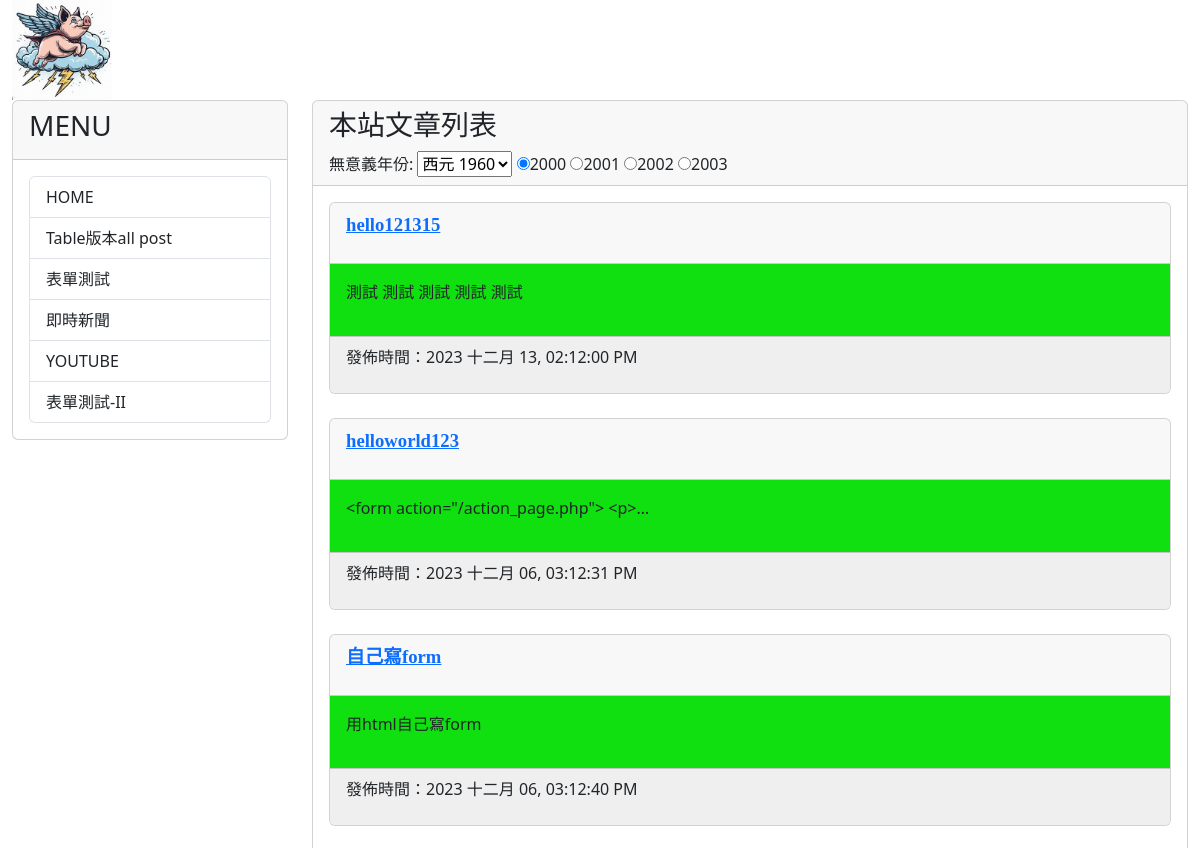
/ (upper part), run on an earlier commit of the app's database.
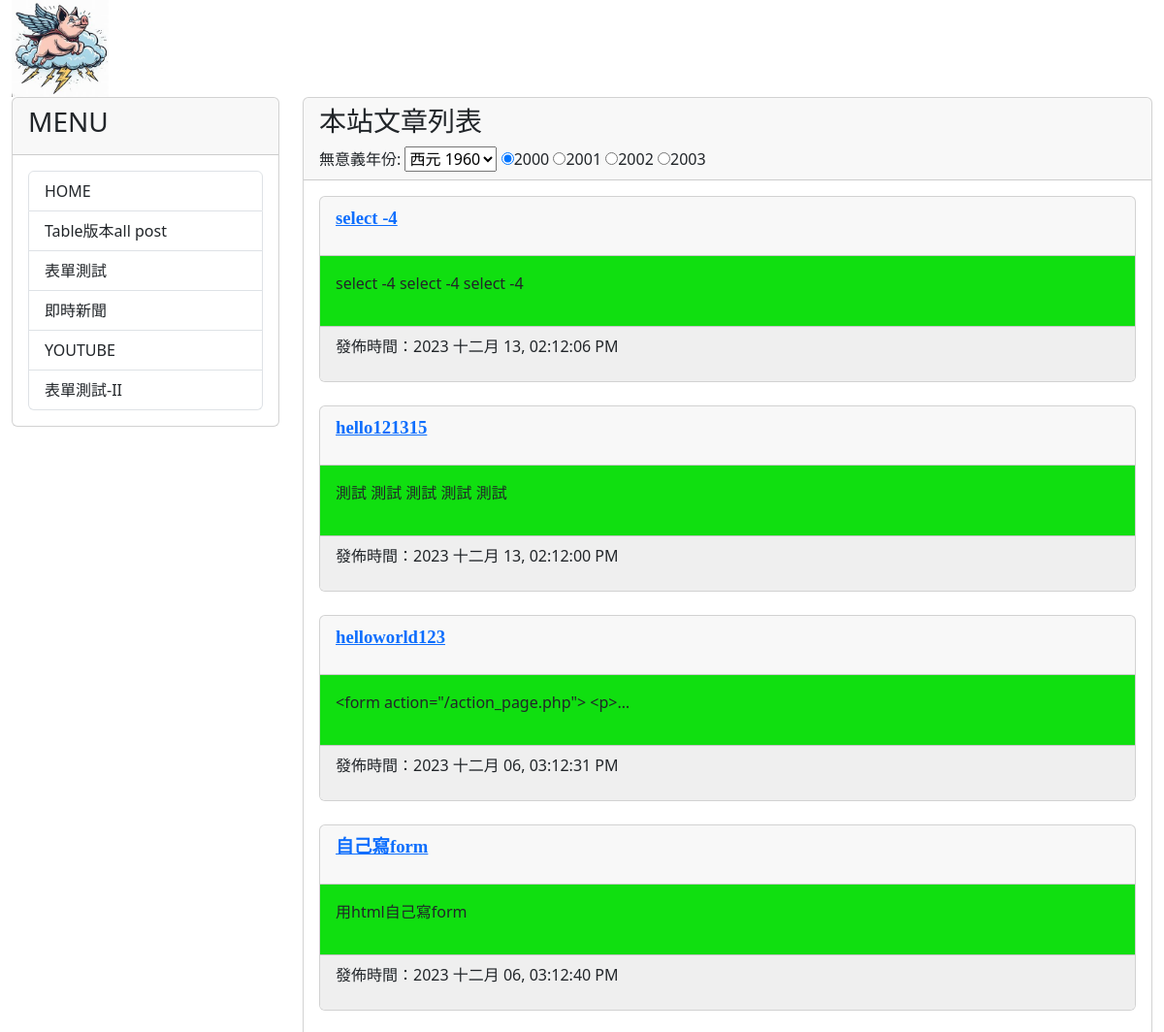
And on a later commit of the database.
### mysite/models.py (models this page shows, shortened)
class Post(models.Model):
    title = models.CharField(max_length = 200)
    slug = models.CharField(max_length = 200)
    body = models.TextField()
    category = models.TextField(null=True)
    pub_date = models.DateTimeField(auto_now_add=True)
    class Meta:
        ordering = ('-pub_date', )

### mysite/views.py (the view)
# urls.py: path('', mv.homepage, name="homepage"),
def homepage(request):
    posts = Post.objects.all()
    now = datetime.now()
    hour = now.timetuple().tm_hour
    years = range(1960,2024)
    return render(request, 'index.html', locals())

### mysite/templates/index.html (shortened to what this page needs)
{% extends "base2.html" %}
{% block headmessage %}
<h3 style='font-family:標楷體;'>本站文章列表</h3>
<label for="byear">無意義年份:</label>
<select name="byear">
    {% for year in years %}
    <option value="{{year}}">西元 {{year}}</option>
    {% endfor %}
</select>
<input type='radio' name='ryear' checked>2000</input>
<input type='radio' name='ryear'>2001</input>
<input type='radio' name='ryear'>2002</input>
<input type='radio' name='ryear'>2003</input>
{% endblock headmessage %}
{% block content %}
{% for post in posts %}
<div class='card'>
    <div class='card-header'>
        <p style='font-family:微軟正黑體;font-size:14pt;font-weight:bold;'>
            <a href='/post/{{post.slug}}'>{{ post.title }}</a>
        </p>
    </div>
    <div class='card-body' style='background-color:#10DF10'>
        <p>
           {{ post.body | truncatechars:40 }}
        </p>
    </div>
    <div class='card-footer'  style='background-color:#efefef'>
        <p>
            發佈時間：{{ post.pub_date | date:"Y M d, h:m:s A"}}
        </p>
    </div>
</div>
<br>
{% endfor %}
{% endblock content %}

What changed in the data, as far as the page shows it:
added Post: title "select -4", body "select -4 select -4 select -4", pub_date "2023 十二月 13, 02:12:06 PM"
